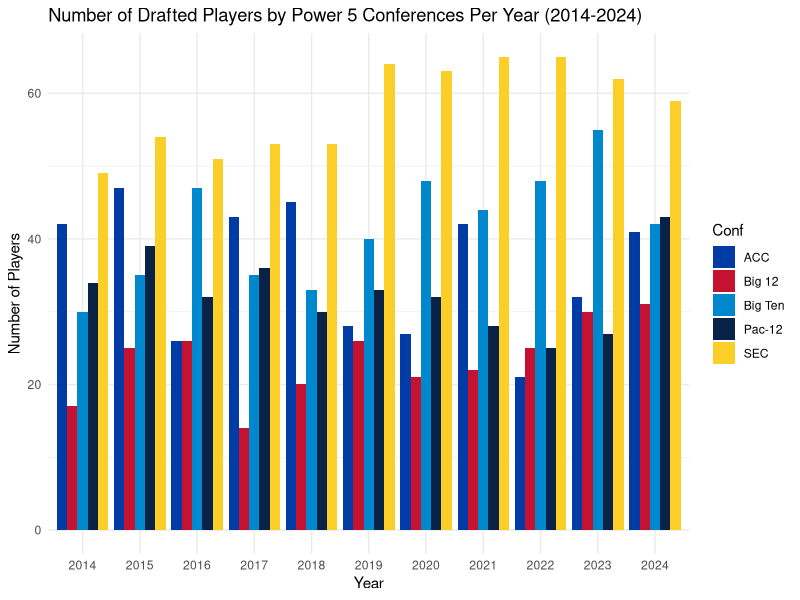

Here is the R script that generated this plot: (Note: this script raises an error after producing the figure.)
# Load the necessary libraries
library(dplyr)
library(ggplot2)


draft_data <- read.csv("Draft_Data__Fully_Cleaned.csv", fileEncoding = "UTF-8", stringsAsFactors = FALSE)



# Filter for years between 2014 and 2024
draft_data_filtered <- draft_data %>%
  filter(Year >= 2014 & Year <= 2024)

# Filter and summarize the number of drafted players for Power 5 conferences by year
power_5_conferences <- c("SEC", "ACC", "Big Ten", "Pac-12", "Big 12")
draft_summary_per_year <- draft_data_filtered %>%
  filter(Conf %in% power_5_conferences) %>%
  group_by(Year, Conf) %>%
  summarize(Number_of_Players = n(), .groups = 'drop')

# Create a grouped bar chart
ggplot(draft_summary_per_year, aes(x = as.factor(Year), y = Number_of_Players, fill = Conf)) +
  geom_bar(stat = "identity", position = "dodge") +
  labs(title = "Number of Drafted Players by Power 5 Conferences Per Year (2014-2024)", 
       x = "Year", 
       y = "Number of Players") +
  theme_minimal() +
  scale_fill_manual(values = c("SEC" = "#FBCE28", "ACC" = "#013CA6", "Big Ten" = "#0088CE", 
                               "Pac-12" = "#092346", "Big 12" = "#C41230"))


p1 <- ggplot(draft_summary, aes(x = reorder(Conf, -Number_of_Players), y = Number_of_Players, fill = Conf)) +
  geom_bar(stat = "identity") +
  labs(title = "Number of Drafted Players by Power 5 Conferences (2014-2024)", 
       x = "Conference", 
       y = "Number of Players") +
  theme_minimal() +
  scale_fill_manual(values = c("SEC" = "#FBCE28", "ACC" = "#013CA6", "Big Ten" = "#0088CE", 
                               "Pac-12" = "#092346", "Big 12" = "#C41230"))




# Filter for SEC schools only
sec_draft_data <- draft_data %>%
  filter(Conf == "SEC")

# Summarize the number of drafted players by school
sec_summary <- sec_draft_data %>%
  group_by(College) %>%
  summarize(Number_of_Players = n(), .groups = 'drop') %>%
  arrange(desc(Number_of_Players))

# Create a bar chart
p2 <- ggplot(sec_summary, aes(x = reorder(College, -Number_of_Players), y = Number_of_Players, fill = College)) +
  geom_bar(stat = "identity") +
  labs(title = "Number of Drafted Players by SEC Schools (2014-2024)", 
       x = "School", 
       y = "Number of Players") +
  theme_minimal() +
  theme(axis.text.x = element_text(angle = 45, hjust = 1)) +
  scale_fill_discrete(guide = "none")




# Filter for Big Ten schools only
big_ten_draft_data <- draft_data %>%
  filter(Conf == "Big Ten")

# Summarize the number of drafted players by school
big_ten_summary <- big_ten_draft_data %>%
  group_by(College) %>%
  summarize(Number_of_Players = n(), .groups = 'drop') %>%
  arrange(desc(Number_of_Players))

# Create a bar chart
p3 <- ggplot(big_ten_summary, aes(x = reorder(College, -Number_of_Players), y = Number_of_Players, fill = College)) +
  geom_bar(stat = "identity") +
  labs(title = "Number of Drafted Players by Big Ten Schools (2014-2024)", 
       x = "School", 
       y = "Number of Players") +
  theme_minimal() +
  theme(axis.text.x = element_text(angle = 45, hjust = 1)) +
  scale_fill_discrete(guide = "none")




# Summarize the number of drafted players by school
acc_summary <- acc_draft_data %>%
  group_by(College) %>%
  summarize(Number_of_Players = n(), .groups = 'drop') %>%
  arrange(desc(Number_of_Players))

# Create a bar chart
p4 <- ggplot(acc_summary, aes(x = reorder(College, -Number_of_Players), y = Number_of_Players, fill = College)) +
  geom_bar(stat = "identity") +
  labs(title = "Number of Drafted Players by ACC Schools (2014-2024)", 
       x = "School", 
       y = "Number of Players") +
  theme_minimal() +
  theme(axis.text.x = element_text(angle = 45, hjust = 1)) +
  scale_fill_discrete(guide = "none")



# Filter for Big 12 schools only
big_12_draft_data <- draft_data %>%
  filter(Conf == "Big 12")

# Summarize the number of drafted players by school
big_12_summary <- big_12_draft_data %>%
  group_by(College) %>%
  summarize(Number_of_Players = n(), .groups = 'drop') %>%
  arrange(desc(Number_of_Players))

# Create a bar chart
p5 <- ggplot(big_12_summary, aes(x = reorder(College, -Number_of_Players), y = Number_of_Players, fill = College)) +
  geom_bar(stat = "identity") +
  labs(title = "Number of Drafted Players by Big 12 Schools (2014-2024)", 
       x = "School", 
       y = "Number of Players") +
  theme_minimal() +
  theme(axis.text.x = element_text(angle = 45, hjust = 1)) +
  scale_fill_discrete(guide = "none")





pac12_draft_data <- draft_data %>%
  filter(Conf == "Pac-12")

# Summarize the number of drafted players by school
pac12_summary <- pac12_draft_data %>%
  group_by(College) %>%
  summarize(Number_of_Players = n(), .groups = 'drop') %>%
  arrange(desc(Number_of_Players))

# Create a bar chart
p6 <- ggplot(pac12_summary, aes(x = reorder(College, -Number_of_Players), y = Number_of_Players, fill = College)) +
  geom_bar(stat = "identity") +
  labs(title = "Number of Drafted Players by Pac-12 Schools (2014-2024)", 
       x = "School", 
       y = "Number of Players") +
  theme_minimal() +
  theme(axis.text.x = element_text(angle = 45, hjust = 1)) +
  scale_fill_discrete(guide = "none")



# Load the gridExtra package
library(gridExtra)

# Arrange the plots in a 3x2 grid
grid.arrange(p1, p2, p3, p4, p5, p6, nrow = 3, ncol = 2)


